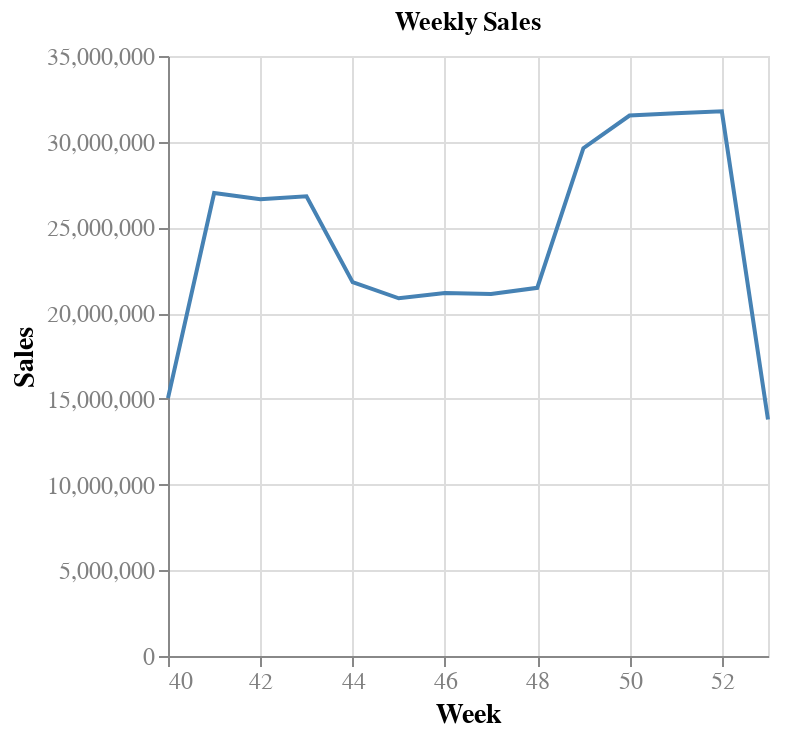

Notebook cell for this chart:
### Code cell
print ("\n\n---------------------[Section - 4: WEEK]-----------------------------")
print ("\nWeekly sales:")

df = pd.read_csv(StringIO(records))
result_byGrp_week = group_by_week(df)

grpSorted = grpSorted.sort_values(by=['Week'], ascending=True)
grpSorted = grpSorted.reset_index() #set index if needed
grpSorted = pd.DataFrame(grpSorted, columns = ['Week', 'Sales'])
print (grpSorted)

json_str = json.dumps(result_byGrp_week)
tableStr = display_tabular(json_str)
print("\nWeek -(Highest & Lowest):\n",tableStr, end="   -   ")
print ("\n")

import altair as alt
alt.Chart(grpSorted).mark_line().encode(
    x='Week',
    y='Sales'
).properties(
     title = "Weekly Sales",
     width=300,
     height=300
)
#--------------------------------[End Section -4] ---------------------------------

### Figure 1 — Vega-Lite specification as saved in the notebook (floating-point values rounded to 4 significant figures)
{"config": {"view": {"continuousWidth": 400, "continuousHeight": 300}, "mark": {"color": "steelblue"}, "axis": {"labelFontSize": 12, "titleFontSize": 14, "labelColor": "gray", "titleColor": "black"}, "range": {"category": ["#1f77b4", "#ff7f0e", "#2ca02c", "#d62728", "#9467bd"]}}, "data": {"name": "data-33cf0ddc8c179ff44bbe1340a1b5d05a"}, "mark": {"type": "line"}, "encoding": {"x": {"field": "Week", "type": "quantitative"}, "y": {"field": "Sales", "type": "quantitative"}}, "height": 300, "title": "Weekly Sales", "width": 300, "$schema": "https://vega.github.io/schema/vega-lite/v5.20.1.json", "datasets": {"data-33cf0ddc8c179ff44bbe1340a1b5d05a": [{"Week": 40, "Sales": 15045000}, {"Week": 41, "Sales": 27002500}, {"Week": 42, "Sales": 26640000}, {"Week": 43, "Sales": 26815000}, {"Week": 44, "Sales": 21807500}, {"Week": 45, "Sales": 20865000}, {"Week": 46, "Sales": 21172500}, {"Week": 47, "Sales": 21112500}, {"Week": 48, "Sales": 21477500}, {"Week": 49, "Sales": 29622500}, {"Week": 50, "Sales": 31525000}, {"Week": 51, "Sales": 31655000}, {"Week": 52, "Sales": 31770000}, {"Week": 53, "Sales": 13792500}]}}
